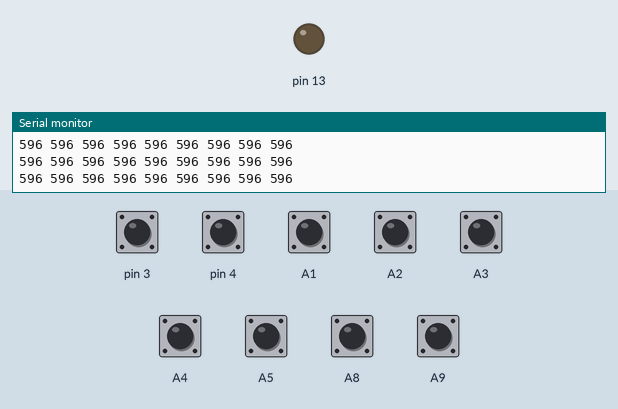
Bench run of a sketch on a simulated Teensy 3. Shown: output pins drawn as LEDs (lit = HIGH), the last lines printed to the serial monitor. The inputs (shaded band) are chosen by the test bench; at power-on: A1–5, A8, A9, pin 3, pin 4 HIGH.

Above: at 1.4 s.
1.5 s: pin 3 pulled LOW for 0.15 s
At 1.61 s:
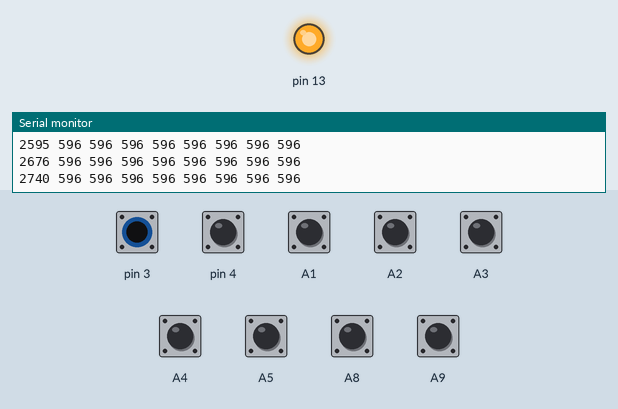
Timing chart, 0 to 4.5 s (numbered marks = the images above; inputs shaded):
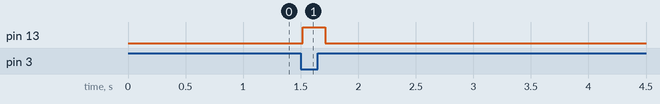

Measured:
- after the input at 1.5 s, pin 13: LOW → HIGH at once, → LOW 0.20 s later

The sketch:

teensyLC_touchRead_midi.ino
```cpp
// MIDI note here, change if you like
int note1 = 60;
int note2 = 62;
int note3 = 64;
int note4 = 65;
int note5 = 67;
int note6 = 69;
int note7 = 71;
int note8 = 72;
int note9 = 74;

//-------------------
int val1;
int val2;
int val3;
int val4;
int val5;
int val6;
int val7;
int val8;
int val9;

int initval1;
int initval2;
int initval3;
int initval4;
int initval5;
int initval6;
int initval7;
int initval8;
int initval9;

int avg1;
int avg2;
int avg3;
int avg4;
int avg5;
int avg6;
int avg7;
int avg8;
int avg9;

int samplesize = 5; // how much samples to take avarage, change if needed
int thresh = 500; // threshold to trigger MIDI notes, change if needed

boolean key1;
boolean key2;
boolean key3;
boolean key4;
boolean key5;
boolean key6;
boolean key7;
boolean key8;
boolean key9;

boolean lastkey1;
boolean lastkey2;
boolean lastkey3;
boolean lastkey4;
boolean lastkey5;
boolean lastkey6;
boolean lastkey7;
boolean lastkey8;
boolean lastkey9;

//the MIDI channel number to send messages
const int channel = 1;

void setup() {
  // put your setup code here, to run once:
  Serial.begin(9600);
  allNotesZero();
  delay(100);
  initval1 = touchRead(3);
  initval2 = touchRead(4);
  initval3 = touchRead(15);
  initval4 = touchRead(16);
  initval5 = touchRead(17);
  initval6 = touchRead(18);
  initval7 = touchRead(19);
  initval8 = touchRead(22);
  initval9 = touchRead(23);
  delay(100);
  pinMode(13, OUTPUT);
}

void loop() {
  // read touch sensor pins, pins are for TeensyLC touch pins
  val1 = touchRead(3);
  val2 = touchRead(4);
  val3 = touchRead(15);
  val4 = touchRead(16);
  val5 = touchRead(17);
  val6 = touchRead(18);
  val7 = touchRead(19);
  val8 = touchRead(22);
  val9 = touchRead(23);

  // take avarage to create smoother sensor value
  // if you want to change the sample size of the avaraging, change samplesize at the begining of this code
  avg1 = (avg1 * (samplesize - 1) + val1) / samplesize;
  avg2 = (avg2 * (samplesize - 1) + val2) / samplesize;
  avg3 = (avg3 * (samplesize - 1) + val3) / samplesize;
  avg4 = (avg4 * (samplesize - 1) + val4) / samplesize;
  avg5 = (avg5 * (samplesize - 1) + val5) / samplesize;
  avg6 = (avg6 * (samplesize - 1) + val6) / samplesize;
  avg7 = (avg7 * (samplesize - 1) + val7) / samplesize;
  avg8 = (avg8 * (samplesize - 1) + val8) / samplesize;
  avg9 = (avg9 * (samplesize - 1) + val9) / samplesize;

  // store the previous value to compare
  storeLastKeyState();

  if (avg1 > initval1+thresh) {key1 = true;}
  else {key1 = false;}
  if (avg2 > initval2+thresh) {key2 = true;}
  else {key2 = false;}
  if (avg3 > initval3+thresh) {key3 = true;}
  else {key3 = false;}
  if (avg4 > initval4+thresh) {key4 = true;}
  else {key4 = false;}
  if (avg5 > initval5+thresh) {key5 = true;}
  else {key5 = false;}
  if (avg6 > initval6+thresh) {key6 = true;}
  else {key6 = false;}
  if (avg7 > initval7+thresh) {key7 = true;}
  else {key7 = false;}
  if (avg8 > initval8+thresh) {key8 = true;}
  else {key8 = false;}
  if (avg9 > initval9+thresh) {key9 = true;}
  else {key9 = false;}

  if (key1 != lastkey1) {
    if (key1 == true) {
      usbMIDI.sendNoteOn(note1, 99, channel);
      digitalWrite(13,HIGH);
    }
    if (key1 == false) {
      usbMIDI.sendNoteOn(note1, 0, channel);
      digitalWrite(13,LOW);
    }
  }

  if (key2 != lastkey2) {
    if (key2 == true) {
      usbMIDI.sendNoteOn(note2, 99, channel);
      digitalWrite(13,HIGH);
    }
    if (key2 == false) {
      usbMIDI.sendNoteOn(note2, 0, channel);
      digitalWrite(13,LOW);
    }
  }

  if (key3 != lastkey3) {
    if (key3 == true) {
      usbMIDI.sendNoteOn(note3, 99, channel);
      digitalWrite(13,HIGH);
    }
    if (key3 == false) {
      usbMIDI.sendNoteOn(note3, 0, channel);
      digitalWrite(13,LOW);
    }
  }
  if (key4 != lastkey4) {
    if (key4 == true) {
      usbMIDI.sendNoteOn(note4, 99, channel);
      digitalWrite(13,HIGH);
    }
    if (key4 == false) {
      usbMIDI.sendNoteOn(note4, 0, channel);
      digitalWrite(13,LOW);
    }
  }
  if (key5 != lastkey5) {
    if (key5 == true) {
      usbMIDI.sendNoteOn(note5, 99, channel);
      digitalWrite(13,HIGH);
    }
    if (key5 == false) {
      usbMIDI.sendNoteOn(note5, 0, channel);
      digitalWrite(13,LOW);
    }
  }
  if (key6 != lastkey6) {
    if (key6 == true) {
      usbMIDI.sendNoteOn(note6, 99, channel);
      digitalWrite(13,HIGH);
    }
    if (key6 == false) {
      usbMIDI.sendNoteOn(note6, 0, channel);
      digitalWrite(13,LOW);
    }
  }
  if (key7 != lastkey7) {
    if (key7 == true) {
      usbMIDI.sendNoteOn(note7, 99, channel);
      digitalWrite(13,HIGH);
    }
    if (key7 == false) {
      usbMIDI.sendNoteOn(note7, 0, channel);
      digitalWrite(13,LOW);
    }
  }
  if (key8 != lastkey8) {
    if (key8 == true) {
      usbMIDI.sendNoteOn(note8, 99, channel);
      digitalWrite(13,HIGH);
    }
    if (key8 == false) {
      usbMIDI.sendNoteOn(note8, 0, channel);
      digitalWrite(13,LOW);
    }
  }
  if (key9 != lastkey9) {
    if (key9 == true) {
      usbMIDI.sendNoteOn(note9, 99, channel);
      digitalWrite(13,HIGH);
    }
    if (key9 == false) {
      usbMIDI.sendNoteOn(note9, 0, channel);
      digitalWrite(13,LOW);
    }
  }


   // print sensor values
  printSensorVal();
  delay(10);

}

void storeLastKeyState() {
  // store the previous value to compare
  lastkey1 = key1;
  lastkey2 = key2;
  lastkey3 = key3;
  lastkey4 = key4;
  lastkey5 = key5;
  lastkey6 = key6;
  lastkey7 = key7;
  lastkey8 = key8;
  lastkey9 = key9;
}

void printSensorVal(){
  Serial.print(avg1);
  Serial.print(" ");
  Serial.print(avg2);
  Serial.print(" ");
  Serial.print(avg3);
  Serial.print(" ");
  Serial.print(avg4);
  Serial.print(" ");
  Serial.print(avg5);
  Serial.print(" ");
  Serial.print(avg6);
  Serial.print(" ");
  Serial.print(avg7);
  Serial.print(" ");
  Serial.print(avg8);
  Serial.print(" ");
  Serial.print(avg9);
  Serial.print(" ");
  Serial.println();

}

void allNotesZero(){
  usbMIDI.sendNoteOn(note1, 0, channel);
  usbMIDI.sendNoteOn(note2, 0, channel);
  usbMIDI.sendNoteOn(note3, 0, channel);
  usbMIDI.sendNoteOn(note4, 0, channel);
  usbMIDI.sendNoteOn(note5, 0, channel);
  usbMIDI.sendNoteOn(note6, 0, channel);
  usbMIDI.sendNoteOn(note7, 0, channel);
  usbMIDI.sendNoteOn(note8, 0, channel);
  usbMIDI.sendNoteOn(note9, 0, channel);
}
```
